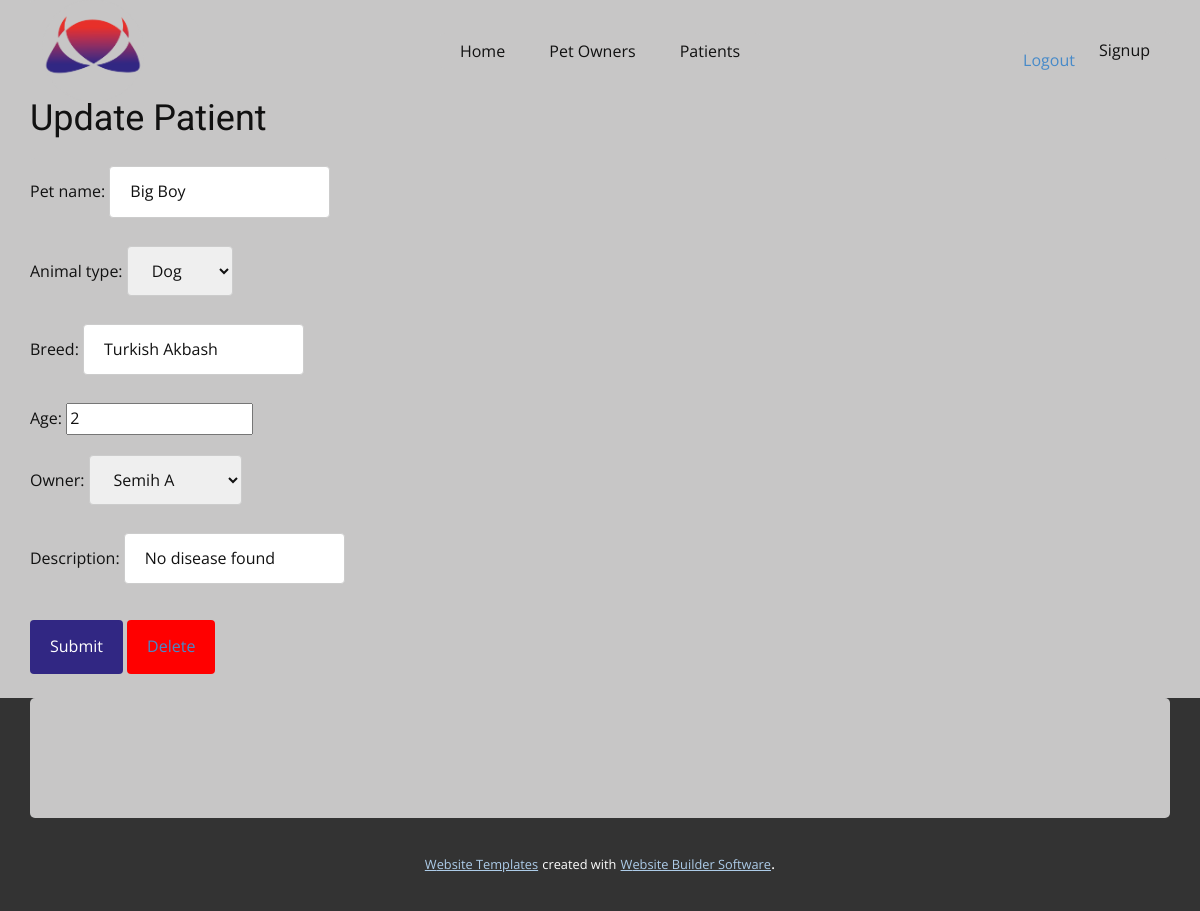
The app's page /patient/update/1 (signed in) with its own data.
### manager/models.py (models this page shows, shortened)
class Patient(models.Model):
    DOG = 'DOG'
    CAT = 'CAT'
    BIRD = 'BIRD'
    FISH = 'FISH'
    OTHER = 'OTHER'
    ANIMAL_TYPE_CHOICES = [
        (DOG, 'Dog'),
        (CAT, 'Cat'),
        (BIRD, 'Bird'),
        (FISH, 'Fish'),
        (OTHER, 'Other'),
    ]
    animal_type = models.CharField(max_length=20, choices=ANIMAL_TYPE_CHOICES, default=OTHER)
    breed = models.CharField(max_length=200)
    pet_name = models.CharField(max_length=30)
    age = models.IntegerField(default=0)
    owner = models.ForeignKey(Owner, on_delete=models.CASCADE)
    description = models.CharField(max_length=1000)

### manager/views.py (the view)
# urls.py: path('patient/update/<pk>', views.PatientUpdate.as_view(), name="patientupdate"),
class PatientUpdate(PermissionRequiredMixin, UpdateView):
   permission_required = 'manager.patientupdate'
   model = Patient
   template_name = 'manager/patient_update_form.html'
   form_class = PatientUpdateForm

### manager/forms.py
class PatientUpdateForm(PermissionRequiredMixin, forms.ModelForm):
    permission_required = 'manager.patientupdate'
    class Meta:
        model = Patient
        fields = ('pet_name', 'animal_type', 'breed', 'age', 'owner','description')

### manager/models.py (called while the page is built)
    def __str__(self):
        return self.first_name + " " + self.last_name

### vetogram/context_processors.py (called while the page is built)
def get_authenticatestatus(request):
    if request.user.is_authenticated:
        no_msgs = True
    else:
        no_msgs = False
    return {
        'is_authenticated' : no_msgs
    }

### manager/templates/manager/patient_update_form.html
{% extends './navbar.html' %}
{% block content %}
<h2>Update Patient</h2>
<form method="post">
<div>
  {% csrf_token %} {{ form.as_p }}
  <input type="submit" value="Submit" />
  <a href="{% url 'patientdelete' patient.id %}"><button style="background-color:red;" > Delete</button></a>
</div>
</form>
{% endblock %}

### manager/templates/manager/navbar.html (style rules this page uses)
body { font-family: Arial, Helvetica, sans-serif; }
input[type="text"], input[type="password"], select { padding: 12px 20px; margin: 8px 0; display: inline-block; border: 1px solid #ccc; border-radius: 4px; box-sizing: border-box; }
button, input[type="submit"] { background-color: #312783; color: white; padding: 14px 20px; margin: 8px 0; border: none; border-radius: 4px; cursor: pointer; }
div { border-radius: 5px; background-color: #c7c6c6; }

### records on screen
Patient: pet_name "Big Boy", animal_type "Dog", breed "Turkish Akbash", age "2", owner "Semih A", description "No disease found"
